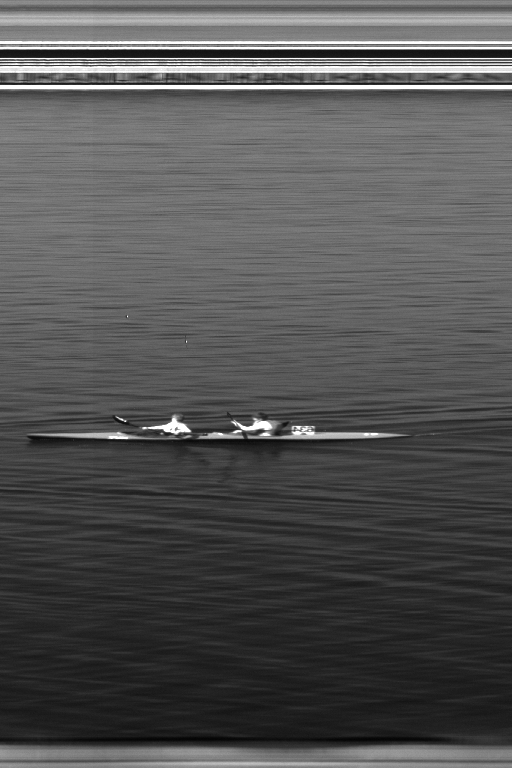
#> input picture 3.png, 512 x 768 px
$ jupyter execute --allow-errors Untitled.ipynb   (older library calls are emulated)
#> lines starting #> are read from the running program, lines starting #| are printed output that depends on the picture; after the words box and inside, x2 and y2 are one past the last pixel; in counts of white or black regions, pixels touching at a corner belong together
# Vorbereitung der bilder für das yolo nano netz

[cell 1]
import cv2
import numpy as np
import matplotlib.pyplot as plt

[cell 2]
path = 'D:\\MasterStudium\\KI Projekt\\Repo\\canoe\\milestones\\2022-01-18 BA_Alexander_Müller\\canoe\\data\\raw\\images\\canoe\\train\\'
filename = 'BRB_links_R_26(278)[0]_2.png'
img = cv2.imread('3.png')
#> img is the input picture: shape (768, 512, 3); min 3, max 255, mean 83.6
print(type(img))
#| <class 'numpy.ndarray'>
gray_img = cv2.cvtColor(img, cv2.COLOR_BGR2GRAY)


plt.imshow(img[..., ::-1])

plt.show()

# Image Segmentation with Watershed Algorithm

# Canny Edge Detection

Canny Edge Detection is a popular edge detection algorithm. It was developed by John F. Canny in 1986. It is a multi-stage algorithm and we will go through each stages.

<b>OpenCV has a single function for it, cv2.Canny().</b>
<br>First argument is our input image.
<br>Second and third arguments are our minVal and maxVal respectively.
<br>Third argument is aperture_size. It is the size of Sobel kernel used for find image gradients. By default it is 3.
<br>Last argument is L2gradient which specifies the equation for finding gradient magnitude. If it is True, it uses the equation mentioned above which is more accurate, otherwise it uses this function: Edge\_Gradient \; (G) = |G_x| + |G_y|. By default, it is False.

[cell 3]
edges = cv2.Canny(img,80,200)
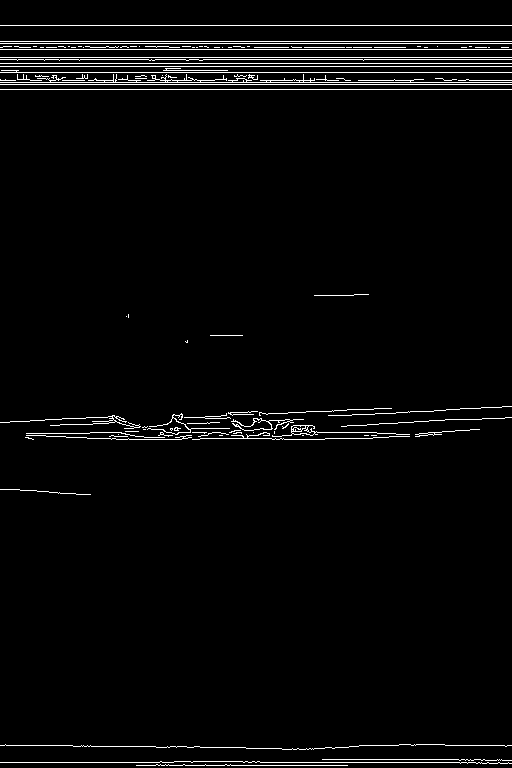
#> edges: shape (768, 512); 2.9% white in thin lines or dots

plt.subplot(121),plt.imshow(img,cmap = 'gray')
plt.title('Original Image'), plt.xticks([]), plt.yticks([])
plt.subplot(122),plt.imshow(edges,cmap = 'gray')
plt.title('Edge Image'), plt.xticks([]), plt.yticks([])

plt.show()

# Image Gradients

OpenCV provides three types of gradient filters or High-pass filters, Sobel, Scharr and Laplacian.
##### 1. Sobel and Scharr Derivatives
Sobel operators is a joint Gausssian smoothing plus differentiation operation, so it is more resistant to noise.
##### 2. Laplacian Derivatives
It calculates the Laplacian of the image

[cell 4]
img1 = img[..., ::-1]

laplacian = cv2.Laplacian(img1,cv2.CV_8U)
sobelx = cv2.Sobel(img1,cv2.CV_8U,1,0,ksize=5)
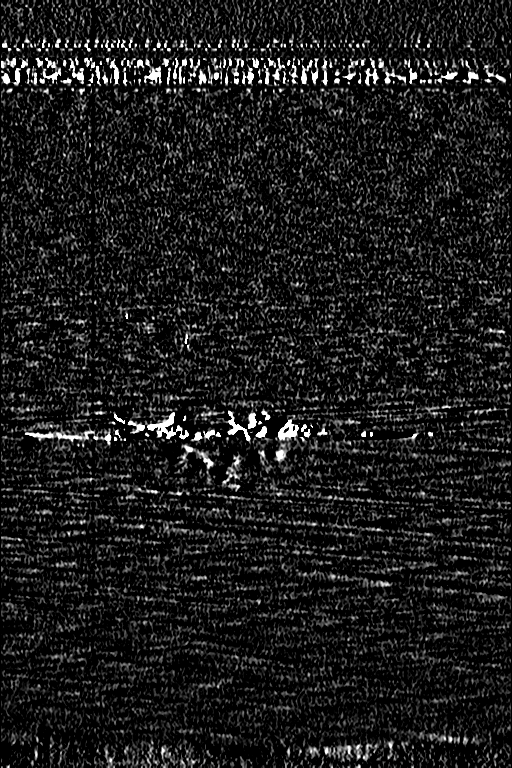
#> sobelx: shape (768, 512, 3); min 0, max 255, mean 27.4
sobely = cv2.Sobel(img1,cv2.CV_8U,0,1,ksize=5)
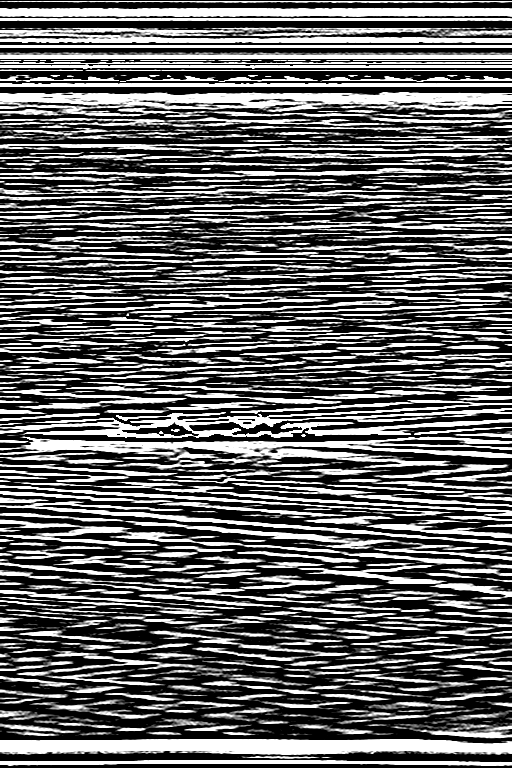
#> sobely: shape (768, 512, 3); min 0, max 255, mean 100.1

plt.subplot(2,2,1),plt.imshow(img1,cmap = 'gray')
plt.title('Original'), plt.xticks([]), plt.yticks([])
plt.subplot(2,2,2),plt.imshow(laplacian,cmap = 'gray')
plt.title('Laplacian'), plt.xticks([]), plt.yticks([])
plt.subplot(2,2,3),plt.imshow(sobelx,cmap = 'gray')
plt.title('Sobel X'), plt.xticks([]), plt.yticks([])
plt.subplot(2,2,4),plt.imshow(sobely,cmap = 'gray')
plt.title('Sobel Y'), plt.xticks([]), plt.yticks([])

plt.show()

[cell 5]
# Output dtype = cv2.CV_8U
sobelx8u = cv2.Sobel(img,cv2.CV_8U,1,0,ksize=5)

# Output dtype = cv2.CV_64F. Then take its absolute and convert to cv2.CV_8U
sobelx64f = cv2.Sobel(img,cv2.CV_64F,1,0,ksize=5)
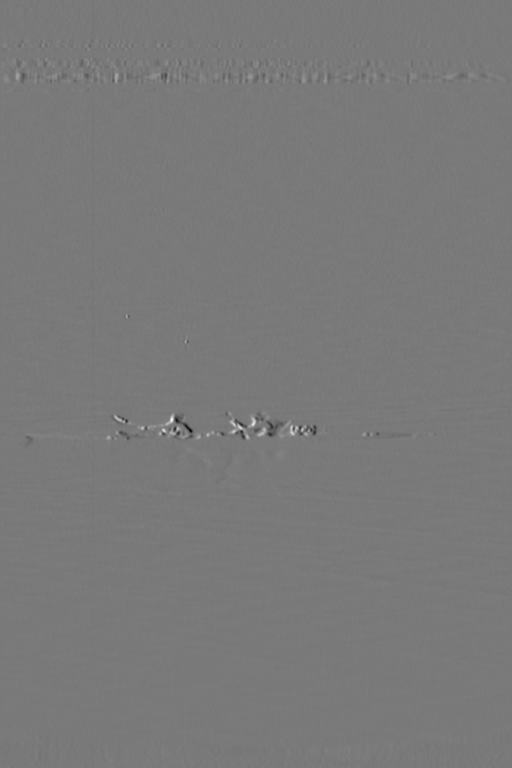
#> sobelx64f: shape (768, 512, 3) float64; min -7507, max 8187, mean -0.6; drawn with min black and max white
abs_sobel64f = np.absolute(sobelx64f)
sobel_8u = np.uint8(abs_sobel64f)
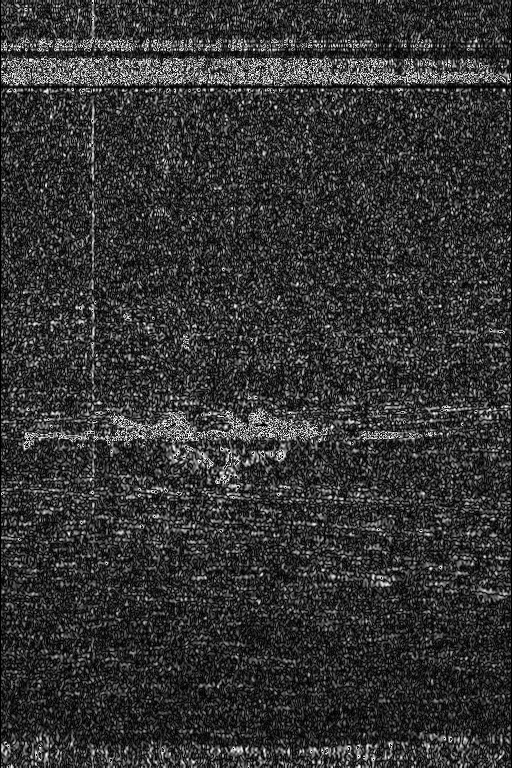
#> sobel_8u: shape (768, 512, 3); min 0, max 255, mean 51.8

plt.subplot(1,3,1),plt.imshow(img,cmap = 'gray')
plt.title('Original'), plt.xticks([]), plt.yticks([])
plt.subplot(1,3,2),plt.imshow(sobelx8u,cmap = 'gray')
plt.title('Sobel CV_8U'), plt.xticks([]), plt.yticks([])
plt.subplot(1,3,3),plt.imshow(sobel_8u,cmap = 'gray')
plt.title('Sobel abs(CV_64F)'), plt.xticks([]), plt.yticks([])

plt.show()

# Harris Corner Detection

<b> arguments are :</b>
<br> img - Input image, it should be grayscale and float32 type.
<br> blockSize - It is the size of neighbourhood considered for corner detection
<br> ksize - Aperture parameter of Sobel derivative used.
<br> k - Harris detector free parameter in the equation.

[cell 6]
img2 = img.copy()
#> (the rest of this cell did not finish here and is left out)

# trying other filters

#convert the BGR image to HSV colour space
hsv = cv2.cvtColor(img[..., ::-1], cv2.COLOR_BGR2HSV)
#obtain the grayscale image of the original image
gray = cv2.cvtColor(img, cv2.COLOR_BGR2GRAY)

lower_red = np.array([50,50,50])
upper_red = np.array([255,255,255])

#create a mask using the bounds set
mask = cv2.inRange(hsv, lower_red, upper_red)
#create an inverse of the mask
mask_inv = cv2.bitwise_not(mask)
#Filter only the red colour from the original image using the mask(foreground)
res = cv2.bitwise_and(img, img, mask=mask)
#Filter the regions containing colours other than red from the grayscale image(background)
background = cv2.bitwise_and(gray, gray, mask = mask_inv)
#convert the one channelled grayscale background to a three channelled image
background = np.stack((background,)*3, axis=-1)
#add the foreground and the background
added_img = cv2.add(res, background)

#cv2.imshow('dst',img)
plt.imshow(mask)
plt.show()

# K-Means Clustering in OpenCV, Color Quantization

Color Quantization is the process of reducing number of colors in an image. One reason to do so is to reduce the memory. Sometimes, some devices may have limitation such that it can produce only limited number of colors. In those cases also, color quantization is performed. Here we use k-means clustering for color quantization.

There is nothing new to be explained here. There are 3 features, say, R,G,B. So we need to reshape the image to an array of Mx3 size (M is number of pixels in image). And after the clustering, we apply centroid values (it is also R,G,B) to all pixels, such that resulting image will have specified number of colors. And again we need to reshape it back to the shape of original image. Below is the code:

#> (a cell that did not finish here is left out)

# FAST Algorithm for Corner Detection

# Image Thresholding

 If pixel value is greater than a threshold value, it is assigned one value (may be white), else it is assigned another value (may be black). The function used is cv2.threshold. First argument is the source image, which should be a grayscale image. Second argument is the threshold value which is used to classify the pixel values. Third argument is the maxVal which represents the value to be given if pixel value is more than (sometimes less than) the threshold value. OpenCV provides different styles of thresholding and it is decided by the fourth parameter of the function.

<b>Different types are:</b>
    <br>cv2.THRESH_BINARY
    <br>cv2.THRESH_BINARY_INV
    <br>cv2.THRESH_TRUNC
    <br>cv2.THRESH_TOZERO
    <br>cv2.THRESH_TOZERO_INV

[cell 8]
ret,thresh1 = cv2.threshold(img,127,255,cv2.THRESH_BINARY)
#> thresh1: shape (768, 512, 3); 8.2% white; 543 white regions (520 under 20 px), largest, box (x1, y1, x2, y2) and area: (0, 12, 512, 26) 6961, (0, 28, 512, 44) 4644, (0, 66, 512, 79) 3610
ret,thresh2 = cv2.threshold(img,127,255,cv2.THRESH_BINARY_INV)
ret,thresh3 = cv2.threshold(img,127,255,cv2.THRESH_TRUNC)
ret,thresh4 = cv2.threshold(img,127,255,cv2.THRESH_TOZERO)
ret,thresh5 = cv2.threshold(img,127,255,cv2.THRESH_TOZERO_INV)

titles = ['Original Image','BINARY','BINARY_INV','TRUNC','TOZERO','TOZERO_INV']
images = [img, thresh1, thresh2, thresh3, thresh4, thresh5]

for i in range(6):
    plt.subplot(2,3,i+1),plt.imshow(images[i],'gray')
    plt.title(titles[i])
    plt.xticks([]),plt.yticks([])

plt.show()

# Adaptive Thresholding

it may not be good in all the conditions where image has different lighting conditions in different areas. In that case, we go for adaptive thresholding. In this, the algorithm calculate the threshold for a small regions of the image. So we get different thresholds for different regions of the same image and it gives us better results for images with varying illumination.

<br><b>It has three ‘special’ input params and only one output argument.</b>

<h5>Adaptive Method </h5> - It decides how thresholding value is calculated.
<br> cv2.ADAPTIVE_THRESH_MEAN_C : threshold value is the mean of neighbourhood area.
<br> cv2.ADAPTIVE_THRESH_GAUSSIAN_C : threshold value is the weighted sum of neighbourhood values where weights are a gaussian window.
<h5>Block Size</h5> - It decides the size of neighbourhood area.
<h5>C</h5> - It is just a constant which is subtracted from the mean or weighted mean calculated.

[cell 9]
img = cv2.medianBlur(img,5)
img4 = cv2.cvtColor(img, cv2.COLOR_BGR2GRAY)
value=90
ret,th1 = cv2.threshold(img4,value,255,cv2.THRESH_BINARY)
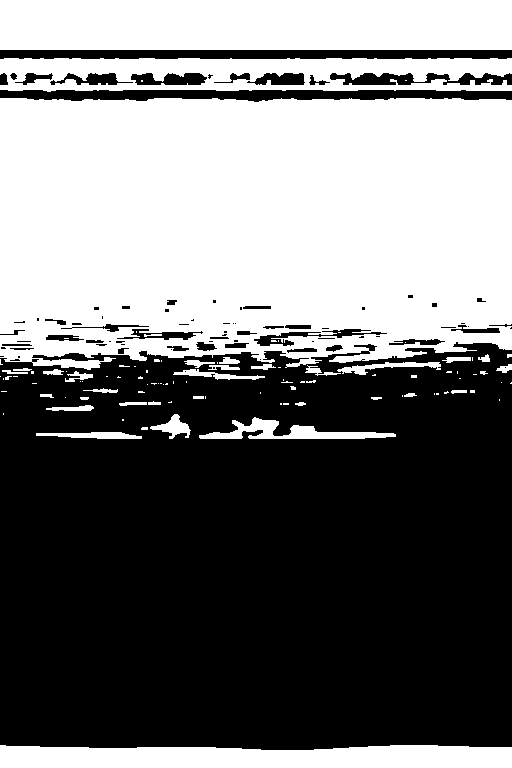
#> th1: shape (768, 512); 46.5% white; 102 white regions (66 under 20 px), largest, box (x1, y1, x2, y2) and area: (0, 98, 512, 370) 128250, (0, 0, 512, 50) 25600, (0, 58, 512, 92) 12716
#> ret = 90
th2 = cv2.adaptiveThreshold(img4,255,cv2.ADAPTIVE_THRESH_MEAN_C,\
            cv2.THRESH_BINARY,11,2)
#> th2: shape (768, 512); 67.2% white; 1908 black regions (1344 under 20 px), largest, box (x1, y1, x2, y2) and area: (0, 404, 512, 449) 7538, (0, 73, 512, 85) 5616, (0, 736, 512, 749) 4419
th3 = cv2.adaptiveThreshold(img4,255,cv2.ADAPTIVE_THRESH_GAUSSIAN_C,\
            cv2.THRESH_BINARY,11,2)
#> th3: shape (768, 512); 75.3% white; 3743 black regions (3117 under 20 px), largest, box (x1, y1, x2, y2) and area: (27, 404, 512, 449) 6556, (0, 73, 512, 85) 4850, (0, 50, 512, 59) 4150

titles = ['Original Image', 'Global Thresholding (value = '+ str(value) +')',
            'Adaptive Mean Thresholding', 'Adaptive Gaussian Thresholding']
images = [img4, th1, th2, th3]

for i in range(4):
    plt.subplot(2,2,i+1),plt.imshow(images[i],'gray')
    plt.title(titles[i])
    plt.xticks([]),plt.yticks([])
plt.show()

# Otsu’s Binarization

For this, our cv2.threshold() function is used, but pass an extra flag, cv2.THRESH_OTSU. For threshold value, simply pass zero. Then the algorithm finds the optimal threshold value and returns you as the second output, retVal. If Otsu thresholding is not used, retVal is same as the threshold value you used.

[cell 10]
img5 = cv2.cvtColor(img, cv2.COLOR_BGR2GRAY)
# global thresholding
ret1,th1 = cv2.threshold(img5,127,255,cv2.THRESH_BINARY)
#> th1: shape (768, 512); 8.2% white; 16 white regions (3 under 20 px), largest, box (x1, y1, x2, y2) and area: (0, 30, 512, 50) 7614, (0, 12, 512, 26) 6947, (0, 59, 512, 81) 5838

# Otsu's thresholding
ret2,th2 = cv2.threshold(img5,0,255,cv2.THRESH_BINARY+cv2.THRESH_OTSU)
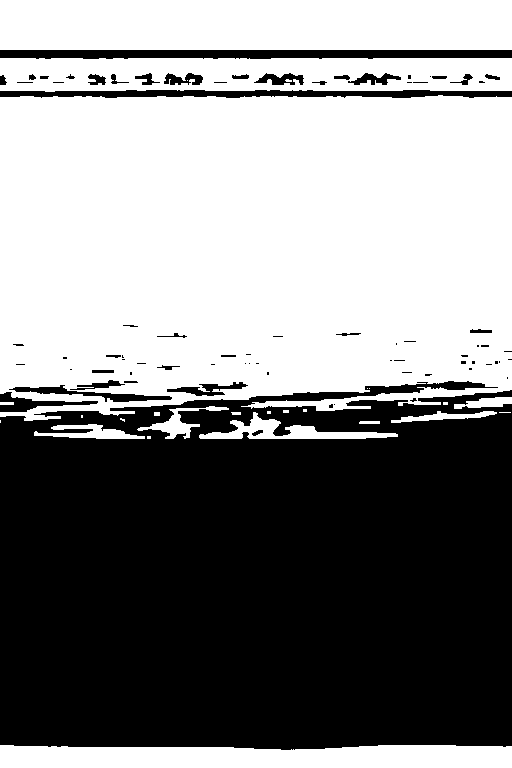
#> th2: shape (768, 512); 53.3% white; 77 black regions (45 under 20 px), largest, box (x1, y1, x2, y2) and area: (0, 381, 512, 750) 171688, (0, 50, 512, 59) 4171, (0, 90, 512, 98) 3068
#> ret2 = 81

# Otsu's thresholding after Gaussian filtering
blur = cv2.GaussianBlur(img5,(5,5),0)
ret3,th3 = cv2.threshold(blur,0,255,cv2.THRESH_BINARY+cv2.THRESH_OTSU)
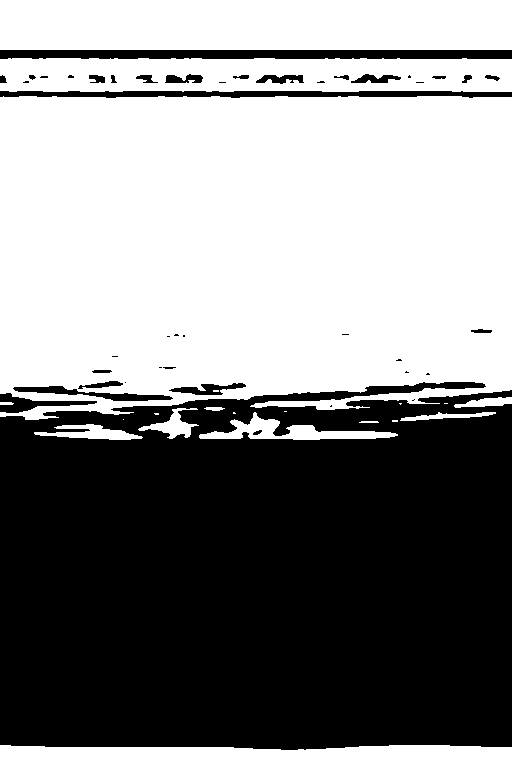
#> th3: shape (768, 512); 53.4% white; 43 black regions (19 under 20 px), largest, box (x1, y1, x2, y2) and area: (0, 382, 512, 750) 172249, (0, 50, 512, 59) 4451, (0, 91, 512, 98) 2789
#> ret3 = 81

# plot all the images and their histograms
images = [img5, 0, th1,
          img5, 0, th2,
          blur, 0, th3]
titles = ['Original Noisy Image','Histogram','Global Thresholding (v=127)',
          'Original Noisy Image','Histogram',"Otsu's Thresholding",
          'Gaussian filtered Image','Histogram',"Otsu's Thresholding"]

for i in range(3):
    plt.subplot(3,3,i*3+1),plt.imshow(images[i*3],'gray')
    plt.title(titles[i*3]), plt.xticks([]), plt.yticks([])
    plt.subplot(3,3,i*3+2),plt.hist(images[i*3].ravel(),256)
    plt.title(titles[i*3+1]), plt.xticks([]), plt.yticks([])
    plt.subplot(3,3,i*3+3),plt.imshow(images[i*3+2],'gray')
    plt.title(titles[i*3+2]), plt.xticks([]), plt.yticks([])
plt.show()
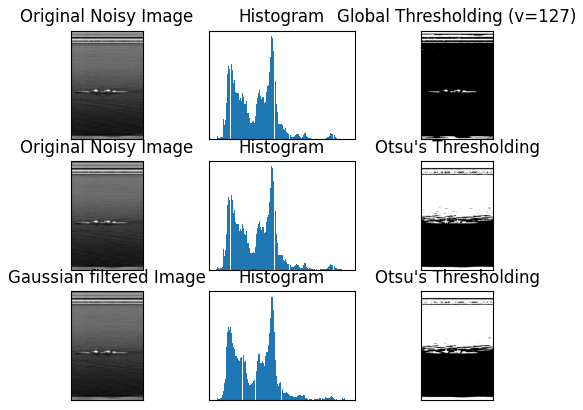
#> figure drawn by matplotlib, 9 panels

# FAST Algorithm for Corner Detection

FAST (Features from Accelerated Segment Test) algorithm was proposed by Edward Rosten and Tom Drummond in their paper “Machine learning for high-speed corner detection” in 2006 (Later revised it in 2010).

[cell 11]
# Initiate FAST object with default values
fast = cv2.FastFeatureDetector()

# find and draw the keypoints
kp = fast.detect(img,None)
#> kp = 363 keypoints; strongest (x, y, size): (166, 431, 7), (188, 430, 7), (247, 426, 7), (161, 429, 7)
img2 = cv2.drawKeypoints(img, kp, color=(255,0,0))
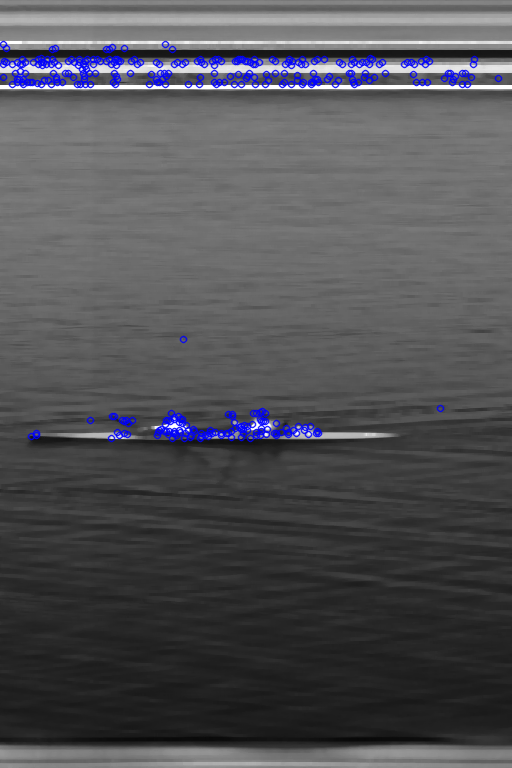
#> img2: shape (768, 512, 3); mean B, G, R 85.7, 81.3, 81.3

# Print all default params
#> (the rest of this cell did not finish here and is left out)

$ run again, with 1.png copied over 3.png
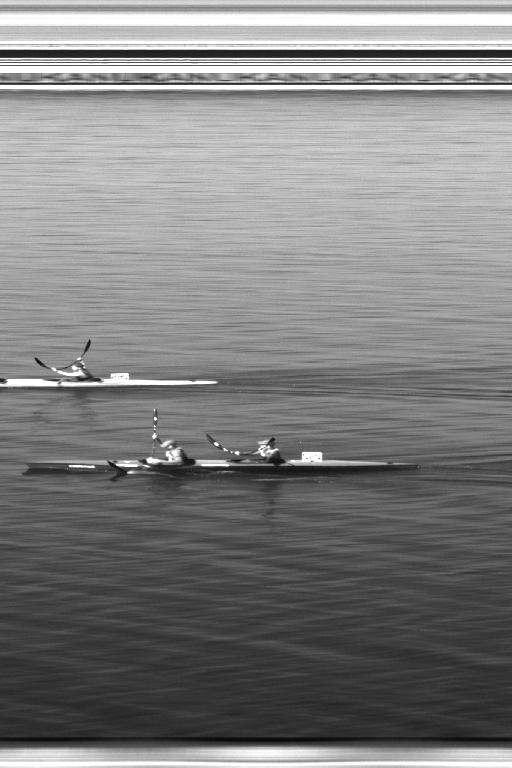
#> input picture 1.png, 512 x 768 px
#> img is the input picture: shape (768, 512, 3); min 7, max 255, mean 128.2
#| <class 'numpy.ndarray'>
#> `edges = cv2.Canny(img,80,200)`:
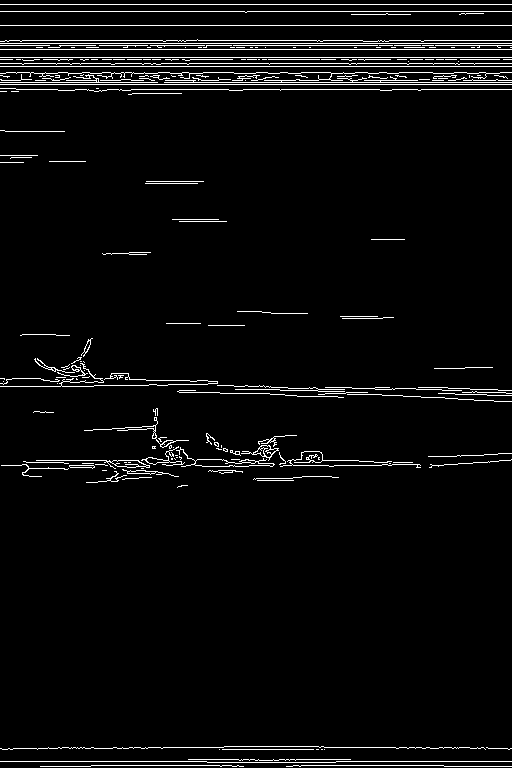
#> edges: shape (768, 512); 4% white in thin lines or dots
#> thresh1: shape (768, 512, 3); 50.4% white; 391 black regions (341 under 20 px), largest, box (x1, y1, x2, y2) and area: (0, 359, 512, 749) 181488, (0, 50, 512, 58) 4096, (0, 90, 512, 98) 3049
#> ret = 90
#> ret2 = 128
#> kp = 482 keypoints; strongest (x, y, size): (148, 459, 7), (166, 453, 7), (319, 452, 7), (305, 452, 7)
#> `img2 = cv2.drawKeypoints(img, kp, color=(255,0,0))`:
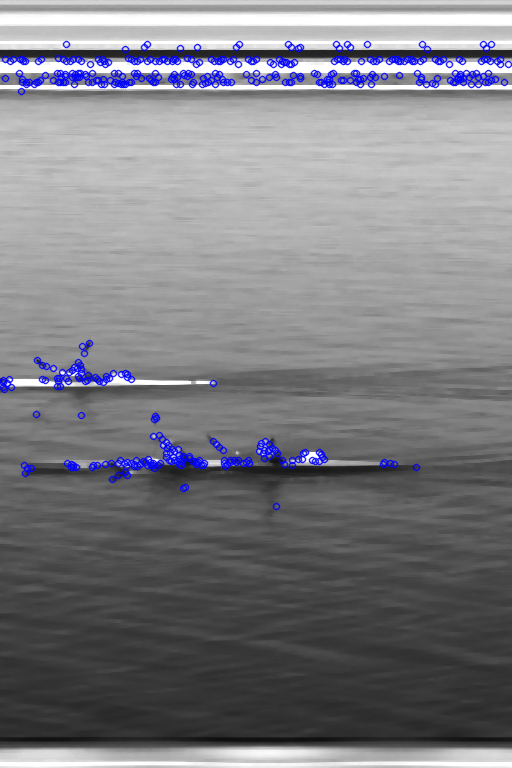
#> img2: shape (768, 512, 3); mean B, G, R 131.1, 125.4, 125.4
